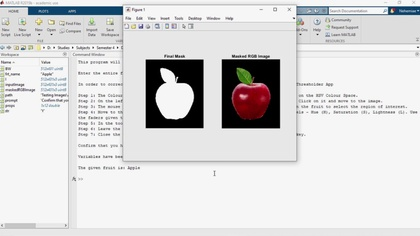
%> input picture Report/sample_run.jpg, 420 x 236 px, shrunk from 1280 x 720 before the run
$ octave --eval "result = propcalc(imread('Report/sample_run.jpg'));"   (GNU Octave 9; MATLAB toolbox functions it lacks are replaced by stand-ins)
%> lines starting %> are read from the running program, lines starting %| are printed output that depends on the picture
%This function will calculate certain statistical and textural properties
%of an input image, and return them.

function props = propcalc(RGB)
HSV = rgb2hsv(RGB);
%> HSV: size 236x420x3 double; mean H, S, V 0.105, 0.0377, 0.861
props = zeros(1,12);

%H and S Channel:
k = 1;
for i = 1:2
    [~,~,foregnd_pxls] = find(HSV(:,:,i)); %Get the foreground pixels of H or S channel
    props(k) = mean(foregnd_pxls);
    props(k+1) = std(foregnd_pxls);
    props(k+2) = skewness(foregnd_pxls,0);
    props(k+3) = kurtosis(foregnd_pxls,0);
    k = k + 4;
end
%> after the loop, k = 9; props = [0.574 0.271 -0.291 2.05 0.201 0.345 1.59 3.78 0 0 0 0]

%V Channel:
GRAY = rgb2gray(RGB);
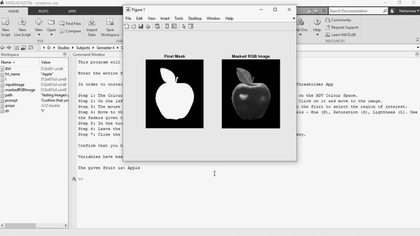
%> GRAY: size 236x420 uint8; min 0, max 255, mean 217.6
glcm = zeros(8,8,4);
glcm(:,:,1) = graycomatrix(GRAY,'Offset',[0 1],'Symmetric',true); %For horizontal 0 degree
glcm(:,:,2) = graycomatrix(GRAY,'Offset',[-1 -1],'Symmetric',true); % For 135 degree left diagonal
glcm(:,:,3) = graycomatrix(GRAY,'Offset',[-1 0],'Symmetric',true); % For vertical 90 degree
glcm(:,:,4) = graycomatrix(GRAY,'Offset',[-1 1],'Symmetric',true); % For 45 degree right diagonal

%Remove all counts from each GLCM, that calculate adjacency with background
%pixels
for k = 1:4
    glcm(1,:,k)=0;
    glcm(:,1,k)=0;
end

%Get the Contrast, Correlation, Energy and Homogeneity properties. We make
%sure that the GLCM calculations are rotationally invariant.
glcm1_props = graycoprops(glcm(:,:,1));
%> glcm1_props = {Contrast 0.205, Correlation 0.903, Energy 0.632, Homogeneity 0.952}
glcm2_props = graycoprops(glcm(:,:,2));
%> glcm2_props = {Contrast 0.491, Correlation 0.764, Energy 0.586, Homogeneity 0.91}
glcm3_props = graycoprops(glcm(:,:,3));
%> glcm3_props = {Contrast 0.389, Correlation 0.815, Energy 0.599, Homogeneity 0.924}
glcm4_props = graycoprops(glcm(:,:,4));
%> glcm4_props = {Contrast 0.497, Correlation 0.761, Energy 0.586, Homogeneity 0.909}
props(9) = (glcm1_props.Contrast + glcm2_props.Contrast + glcm3_props.Contrast + glcm4_props.Contrast)/4;
props(10) = (glcm1_props.Energy + glcm2_props.Energy + glcm3_props.Energy + glcm4_props.Energy)/4;

%Normalize all the GLCMs
for k = 1:4
    glcm(:,:,k) = glcm(:,:,k)./sum(glcm(:,:,k),'all');
end

%Get the Cluster Shade and Cluster Prominence propoerties
glcm_mean = 0;
for k = 1:4
    for i = 1:8
        for j = 1:8
            glcm_mean = glcm_mean + (i)*glcm(i,j,k);
        end
    end
end
%> after the loop, glcm_mean = 30.53
glcm_mean = glcm_mean/4;
%> glcm_mean = 7.63

for k = 1:4
    for i = 1:8
        for j = 1:8
            props(11) = props(11) + (((i + j - 2*glcm_mean)^3).*glcm(i,j,k));
            props(12) = props(12) + (((i + j - 2*glcm_mean)^4).*glcm(i,j,k));
        end
    end
end
%> after the loop, props = [0.574 0.271 -0.291 2.05 0.201 0.345 1.59 3.78 0.396 0.601 -115.5 1160.7]
%> `result = propcalc(imread('Report/sample_run.jpg'));`: result = [0.574 0.271 -0.291 2.05 0.201 0.345 1.59 3.78 0.396 0.601 -28.87 290.2]
props(11) = props(11)/4;
props(12) = props(12)/4;

end
